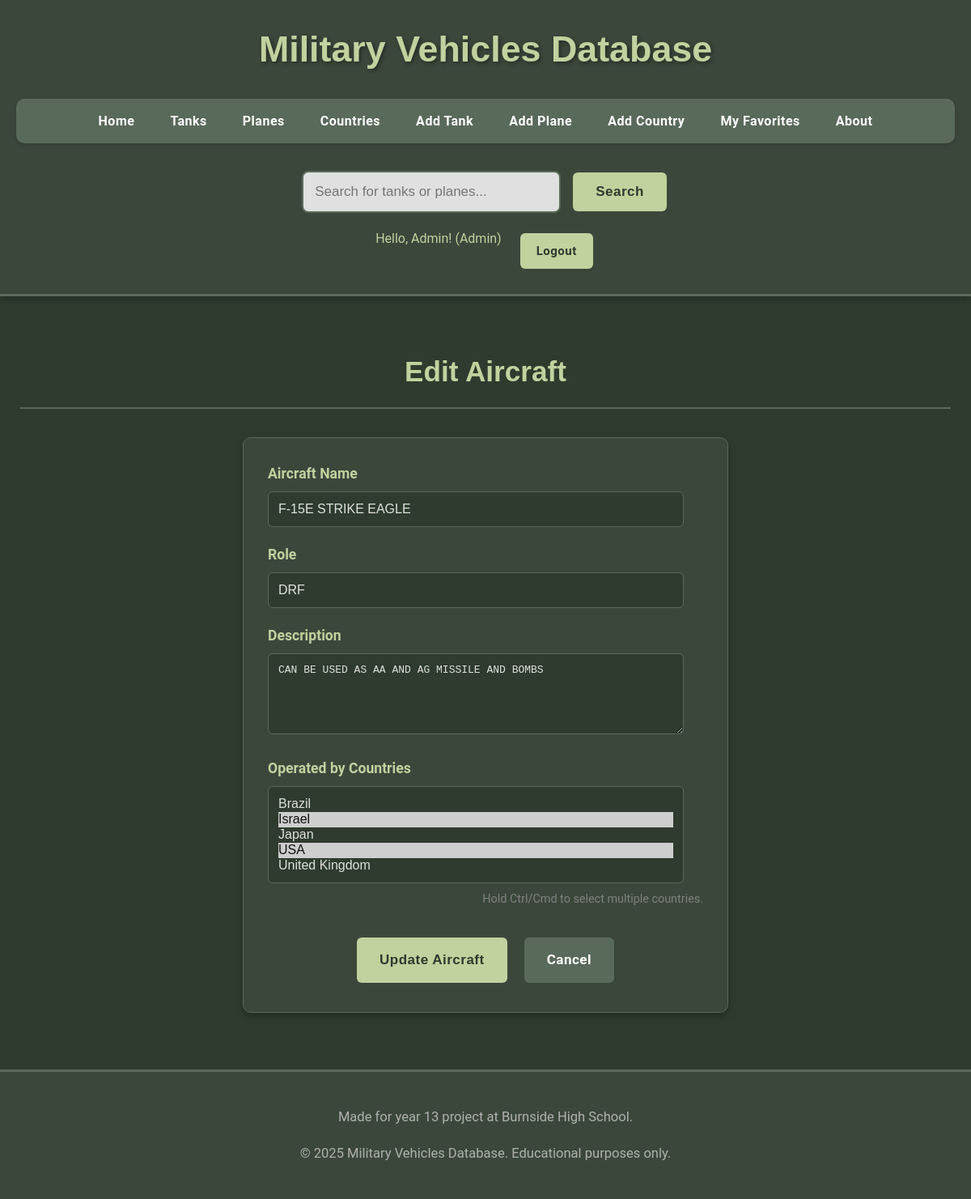
/edit_plane/1 (signed in), run on the app's committed database.
### app/models.py (models this page shows, shortened)
class User(UserMixin, db.Model):
    __tablename__ = 'user'
    id = db.Column(db.Integer, primary_key=True)
    username = db.Column(db.String(64), unique=True, nullable=False)
    password_hash = db.Column(db.String(128), nullable=False)
    is_admin = db.Column(db.Boolean, default=False) # New field for admin status
    favorite_tanks = db.relationship('Tank', secondary=user_favorite_tanks, lazy=True,
                                     backref=db.backref('favorited_by_users', lazy=True))
    favorite_planes = db.relationship('Plane', secondary=user_favorite_planes, lazy=True,
                                      backref=db.backref('favorited_by_users', lazy=True))

class Plane(db.Model):
    __tablename__ = 'plane'
    id = db.Column(db.Integer, primary_key=True)
    name = db.Column(db.String(100), nullable=False, unique=True)
    role = db.Column(db.String(50))
    description = db.Column(db.Text)
    type = db.Column(db.String(50), default='Aircraft')
    countries = db.relationship('Country', secondary=plane_countries, lazy=True,
                                backref=db.backref('planes', lazy=True))

### app/routes.py (the view, shortened to what this page needs)
@app.route('/edit_plane/<int:id>', methods=['GET', 'POST'])
@admin_required # Protect this route with admin decorator
def edit_plane(id):
    plane = Plane.query.options(db.joinedload(Plane.countries)).get_or_404(id)
    all_countries = Country.query.order_by(Country.name).all()
    return render_template('edit_plane.html', title="Edit Aircraft", vehicle=plane, all_countries=all_countries)

### app/routes.py (called while the page is built)
def admin_required(f):
    @wraps(f)
    def decorated_function(*args, **kwargs):
        if not current_user.is_authenticated or not current_user.is_admin:
            flash('You do not have permission to access this page.', 'error')
            return redirect(url_for('homepage')) # Or redirect to login, or 403 page
        return f(*args, **kwargs)
    return decorated_function

@login_manager.user_loader
def load_user(user_id):
    return User.query.get(int(user_id))

### app/templates/edit_plane.html (shortened to what this page needs)
<!DOCTYPE html>
<html lang="en">
{% extends "layout.html" %}
{% block content %}
<h2>{{ title }}</h2>
<div class="form-container">
    <form action="{{ url_for('edit_plane', id=vehicle.id) }}" method="post">
        <div class="form-group">
            <label for="name">Aircraft Name</label>
            <input type="text" id="name" name="name" value="{{ vehicle.name }}" required>
        </div>
        <div class="form-group">
            <label for="role">Role</label>
            <input type="text" id="role" name="role" value="{{ vehicle.role }}" required>
        </div>
        <div class="form-group">
            <label for="description">Description</label>
            <textarea id="description" name="description" rows="4" required>{{ vehicle.description }}</textarea>
        </div>
        <div class="form-group">
            <label for="countries">Operated by Countries</label>
            <select id="countries" name="countries" multiple required>
                {% for country in all_countries %}
                    <option value="{{ country.id }}"
                        {% if country in vehicle.countries %}selected{% endif %}>
                        {{ country.name }}
                    </option>
                {% endfor %}
            </select>
            <p class="help-text">Hold Ctrl/Cmd to select multiple countries.</p>
        </div>
        <div class="form-actions">
            <button type="submit" class="menu-button">Update Aircraft</button>
            <a href="{{ url_for('planes_list') }}" class="menu-button-secondary">Cancel</a>
        </div>
    </form>
</div>
{% endblock %}

### app/templates/layout.html (shortened to what this page needs)
<!DOCTYPE html>
<html lang="en">
<head>
    <link rel="stylesheet" href="{{ url_for('static', filename='style.css') }}">
</head>
<body>
    <header>
        <h1>Military Vehicles Database</h1>
        <nav>
            <ul>
                <li><a href="{{ url_for('homepage') }}">Home</a></li>
                <li><a href="{{ url_for('tanks_list') }}">Tanks</a></li>
                <li><a href="{{ url_for('planes_list') }}">Planes</a></li>
                <li><a href="{{ url_for('countries_list') }}">Countries</a></li>
                {% if current_user.is_authenticated %}
                    {% if current_user.is_admin %}
                        <li><a href="{{ url_for('add_tank') }}">Add Tank</a></li>
                        <li><a href="{{ url_for('add_plane') }}">Add Plane</a></li>
                        <li><a href="{{ url_for('add_country') }}">Add Country</a></li>
                    {% endif %}
                    <li><a href="{{ url_for('favorites') }}">My Favorites</a></li>
                {% endif %}
                <li><a href="{{ url_for('about') }}">About</a></li>
            </ul>
        </nav>
        <div class="search-container">
            <form action="{{ url_for('search') }}" method="get">
                <input type="text" name="q" placeholder="Search for tanks or planes..." required>
                <button type="submit" class="menu-button">Search</button>
            </form>
        </div>
        <div class="auth-buttons">
            {% if current_user.is_authenticated %}
                <span style="color: #C1D29E; margin-right: 10px;">Hello, {{ current_user.username }}! {% if current_user.is_admin %}(Admin){% endif %}</span>
                <a href="{{ url_for('logout') }}" class="menu-button">Logout</a>
            {% else %}
                <a href="{{ url_for('login') }}" class="menu-button">Login</a>
                <a href="{{ url_for('register') }}" class="menu-button-secondary">Register</a>
            {% endif %}
        </div>
    </header>
    <main>
        {% block content %}{% endblock %}
    </main>
    <footer>
        <p> Made for year 13 project at Burnside High School.</p>
        <p>&copy; 2025 Military Vehicles Database. Educational purposes only.</p>
    </footer>
</body>
</html>

### app/static/style.css (style rules this page uses)
* { margin: 0; padding: 0; box-sizing: border-box; }
body, html { height: 100%; font-family: 'Roboto', sans-serif; background-color: #2E3B2E; color: #E0E0E0; line-height: 1.6; }
body { display: flex; flex-direction: column; min-height: 100vh; }
header { background-color: #3C473C; color: white; padding: 25px 20px; text-align: center; border-bottom: 3px solid #5A6A5A; box-shadow: 0 4px 8px rgba(0, 0, 0, 0.2); }
header h1 { margin: 0 0 25px 0; color: #C1D29E; font-size: 2.8em; text-shadow: 2px 2px 5px rgba(0,0,0,0.4); font-family: 'Montserrat', sans-serif; }
nav ul { list-style-type: none; margin: 0; padding: 0; background-color: #5A6A5A; overflow: hidden; display: flex; justify-content: center; flex-wrap: wrap; border-radius: 10px; box-shadow: 0 2px 6px rgba(0, 0, 0, 0.15); }
nav li a { display: block; color: white; text-align: center; padding: 15px 22px; text-decoration: none; transition: background-color 0.3s ease, color 0.3s ease; font-weight: bold; letter-spacing: 0.5px; }
.search-container { margin: 30px 0 0 0; text-align: center; }
.search-container form { display: inline-flex; gap: 12px; align-items: center; flex-wrap: wrap; justify-content: center; }
.search-container input { padding: 14px; font-size: 17px; border: 2px solid #5A6A5A; border-radius: 8px; min-width: 320px; background-color: #E0E0E0; color: #2E3B2E; }
main { flex: 1; padding: 40px 25px; max-width: 1300px; margin: 0 auto; width: 100%; }
h1, h2, h3, h4, h5 { color: #C1D29E; margin: 25px 0 15px 0; font-family: 'Montserrat', sans-serif; }
h2 { font-size: 2.2em; margin-bottom: 35px; text-align: center; border-bottom: 2px solid #5A6A5A; padding-bottom: 15px; }
p { color: #B0B0B0; margin: 18px 0; font-size: 1.15em; }
a { color: #8C9F7E; text-decoration: none; font-weight: bold; }
.menu-button { background-color: #C1D29E; border: none; color: #2E3B2E; padding: 14px 28px; text-align: center; text-decoration: none; display: inline-block; font-size: 17px; margin: 6px 3px; cursor: pointer; border-radius: 6px; transition: all 0.3s ease; font-weight: bold; letter-spacing: 0.5px; }
footer { background-color: #3C473C; color: #808080; text-align: center; padding: 25px; border-top: 3px solid #5A6A5A; margin-top: auto; font-size: 0.9em; }
.form-container { background-color: #3C473C; padding: 30px; border-radius: 10px; box-shadow: 0 4px 10px rgba(0,0,0,0.25); max-width: 600px; margin: 30px auto; border: 1px solid #5A6A5A; }
.form-group { margin-bottom: 20px; }
.form-group label { display: block; margin-bottom: 8px; color: #C1D29E; font-weight: bold; font-size: 1.1em; }
.form-group input[type="text"], .form-group input[type="number"], .form-group input[type="password"], .form-group textarea, .form-group select { width: calc(100% - 24px); padding: 12px; border: 1px solid #5A6A5A; border-radius: 6px; background-color: #2E3B2E; color: #E0E0E0; font-size: 1em; transition: border-color 0.3s ease, box-shadow 0.3s ease; }
.form-group textarea { resize: vertical; min-height: 100px; }
.form-group select[multiple] { height: auto; min-height: 120px; }
.help-text { font-size: 0.9em; color: #808080; margin-top: 5px; text-align: right; }
.form-actions { text-align: center; margin-top: 30px; display: flex; justify-content: center; gap: 15px; }
.menu-button-secondary { background-color: #5A6A5A; border: none; color: white; padding: 14px 28px; text-align: center; text-decoration: none; display: inline-block; font-size: 17px; margin: 6px 3px; cursor: pointer; border-radius: 6px; transition: all 0.3s ease; font-weight: bold; letter-spacing: 0.5px; }
.auth-buttons { margin-top: 15px; display: flex; justify-content: center; gap: 10px; }
.auth-buttons .menu-button { font-size: 15px; padding: 10px 20px; }
nav li a { display: block; color: white; text-align: center; padding: 15px 22px; }

### data on the page
User: username "Admin"
Plane: name "F-15E STRIKE EAGLE", role "DRF", description "CAN BE USED AS AA AND AG MISSILE AND BOMBS"

### other printed values
{{ title }} "Edit Aircraft"
form field countries "Brazil / Israel ☑ / Japan / USA ☑ / United Kingdom"
